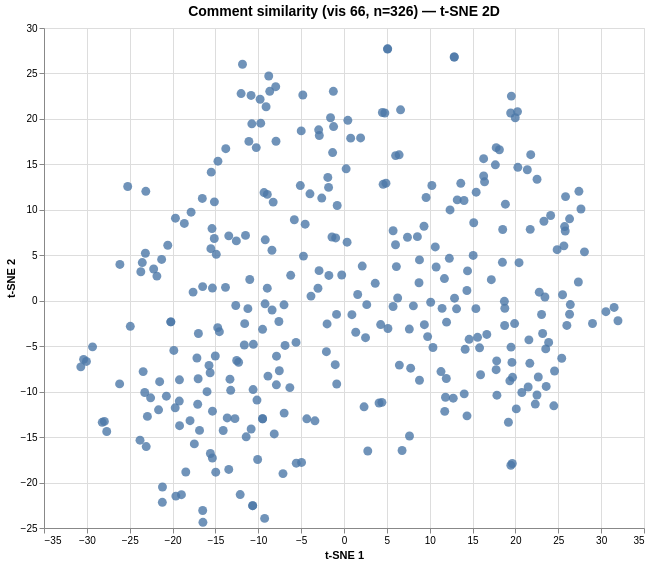

Specify this chart in Vega-Lite:
### Vega specification from a JSON file in a GitHub repository (floating-point values rounded to 4 significant figures; data arrays with more than 128 entries replaced by an {"elided": "..."} marker saying what was removed)
{"$schema": "https://vega.github.io/schema/vega/v6.json", "data": [{"name": "param_1e9efca18e7a2868_store"}, {"name": "source_0", "values": {"elided": "326 records"}}, {"name": "source_0_x_domain_dim_1", "values": [{"min": -30.7, "max": 31.96}]}, {"name": "source_0_y_domain_dim_2", "values": [{"min": -24.38, "max": 27.71}]}], "signals": [{"name": "unit", "value": {}, "on": [{"events": "pointermove", "update": "isTuple(group()) ? group() : unit"}]}, {"name": "param_1e9efca18e7a2868", "update": "vlSelectionResolve(\"param_1e9efca18e7a2868_store\", \"union\")"}, {"name": "param_1e9efca18e7a2868_dim_1", "on": [{"events": [{"source": "view", "type": "dblclick"}], "update": "null"}, {"events": {"signal": "param_1e9efca18e7a2868_translate_delta"}, "update": "panLinear(param_1e9efca18e7a2868_translate_anchor.extent_x, -param_1e9efca18e7a2868_translate_delta.x / width)"}, {"events": {"signal": "param_1e9efca18e7a2868_zoom_delta"}, "update": "zoomLinear(domain(\"x\"), param_1e9efca18e7a2868_zoom_anchor.x, param_1e9efca18e7a2868_zoom_delta)"}]}, {"name": "param_1e9efca18e7a2868_dim_2", "on": [{"events": [{"source": "view", "type": "dblclick"}], "update": "null"}, {"events": {"signal": "param_1e9efca18e7a2868_translate_delta"}, "update": "panLinear(param_1e9efca18e7a2868_translate_anchor.extent_y, param_1e9efca18e7a2868_translate_delta.y / height)"}, {"events": {"signal": "param_1e9efca18e7a2868_zoom_delta"}, "update": "zoomLinear(domain(\"y\"), param_1e9efca18e7a2868_zoom_anchor.y, param_1e9efca18e7a2868_zoom_delta)"}]}, {"name": "param_1e9efca18e7a2868_tuple", "on": [{"events": [{"signal": "param_1e9efca18e7a2868_dim_1 || param_1e9efca18e7a2868_dim_2"}], "update": "param_1e9efca18e7a2868_dim_1 && param_1e9efca18e7a2868_dim_2 ? {unit: \"\", fields: param_1e9efca18e7a2868_tuple_fields, values: [param_1e9efca18e7a2868_dim_1,param_1e9efca18e7a2868_dim_2]} : null"}]}, {"name": "param_1e9efca18e7a2868_tuple_fields", "value": [{"field": "dim_1", "channel": "x", "type": "R"}, {"field": "dim_2", "channel": "y", "type": "R"}]}, {"name": "param_1e9efca18e7a2868_translate_anchor", "value": {}, "on": [{"events": [{"source": "scope", "type": "pointerdown"}], "update": "{x: x(unit), y: y(unit), extent_x: domain(\"x\"), extent_y: domain(\"y\")}"}]}, {"name": "param_1e9efca18e7a2868_translate_delta", "value": {}, "on": [{"events": [{"source": "window", "between": [{"source": "scope", "type": "pointerdown"}, {"source": "window", "type": "pointerup"}], "type": "pointermove", "consume": true}], "update": "{x: param_1e9efca18e7a2868_translate_anchor.x - x(unit), y: param_1e9efca18e7a2868_translate_anchor.y - y(unit)}"}]}, {"name": "param_1e9efca18e7a2868_zoom_anchor", "on": [{"events": [{"source": "scope", "consume": true, "type": "wheel"}], "update": "{x: invert(\"x\", x(unit)), y: invert(\"y\", y(unit))}"}]}, {"name": "param_1e9efca18e7a2868_zoom_delta", "on": [{"events": [{"source": "scope", "type": "wheel", "consume": true}], "update": "pow(1.001, event.deltaY * pow(16, event.deltaMode))", "force": true}]}, {"name": "param_1e9efca18e7a2868_modify", "on": [{"events": {"signal": "param_1e9efca18e7a2868_tuple"}, "update": "modify(\"param_1e9efca18e7a2868_store\", param_1e9efca18e7a2868_tuple, true)"}]}], "marks": [{"type": "symbol", "name": "marks", "from": {"data": "source_0"}, "encode": {"update": {"y": {"field": "dim_2", "scale": "y"}, "shape": {"value": "circle"}, "fill": {"value": "#4c78a8"}, "tooltip": {"signal": "{\"Comment #\": format(datum[\"index\"], \"\"), \"Comment\": isValid(datum[\"comment\"]) ? datum[\"comment\"] : \"\"+datum[\"comment\"]}"}, "x": {"field": "dim_1", "scale": "x"}, "size": {"value": 80}, "opacity": {"value": 0.8}}}, "clip": true, "style": ["circle"], "interactive": true}], "scales": [{"name": "x", "type": "linear", "domain": [{"signal": "(data(\"source_0_x_domain_dim_1\")[0] || {}).min"}, {"signal": "(data(\"source_0_x_domain_dim_1\")[0] || {}).max"}], "range": [0, {"signal": "width"}], "nice": true, "domainRaw": {"signal": "param_1e9efca18e7a2868[\"dim_1\"]"}, "zero": true}, {"name": "y", "type": "linear", "domain": [{"signal": "(data(\"source_0_y_domain_dim_2\")[0] || {}).min"}, {"signal": "(data(\"source_0_y_domain_dim_2\")[0] || {}).max"}], "range": [{"signal": "height"}, 0], "domainRaw": {"signal": "param_1e9efca18e7a2868[\"dim_2\"]"}, "zero": true, "nice": true}], "axes": [{"scale": "x", "gridScale": "y", "orient": "bottom", "tickCount": {"signal": "ceil(width/40)"}, "grid": true, "maxExtent": 0, "ticks": false, "labels": false, "aria": false, "domain": false, "minExtent": 0, "zindex": 0}, {"scale": "y", "ticks": false, "grid": true, "zindex": 0, "domain": false, "tickCount": {"signal": "ceil(height/40)"}, "labels": false, "aria": false, "gridScale": "x", "orient": "left", "maxExtent": 0, "minExtent": 0}, {"scale": "x", "labelFlush": true, "labelOverlap": true, "tickCount": {"signal": "ceil(width/40)"}, "zindex": 0, "grid": false, "title": "t-SNE 1", "orient": "bottom"}, {"scale": "y", "tickCount": {"signal": "ceil(height/40)"}, "zindex": 0, "title": "t-SNE 2", "labelOverlap": true, "orient": "left", "grid": false}], "title": {"text": "Comment similarity (vis 66, n=326) — t-SNE 2D", "frame": "group", "fontSize": 14}, "padding": 5, "background": "white", "width": 600, "style": "cell", "height": 500}
